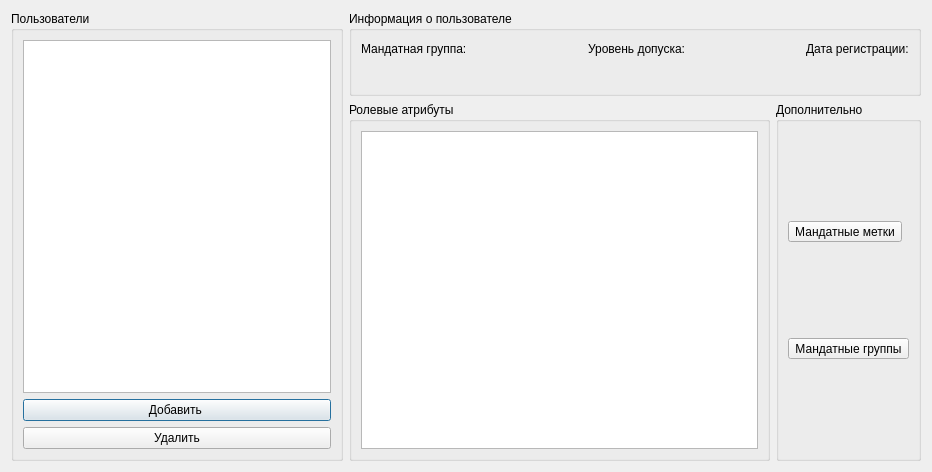
<?xml version="1.0" encoding="UTF-8"?>
<ui version="4.0">
 <class>Users</class>
 <widget class="QDialog" name="Users">
  <property name="geometry">
   <rect>
    <x>0</x>
    <y>0</y>
    <width>932</width>
    <height>472</height>
   </rect>
  </property>
  <property name="windowTitle">
   <string>Пользователи и группы</string>
  </property>
  <layout class="QGridLayout" name="gridLayout_3">
   <item row="0" column="0" rowspan="2">
    <widget class="QGroupBox" name="users_groupBox">
     <property name="title">
      <string>Пользователи</string>
     </property>
     <layout class="QGridLayout" name="gridLayout">
      <item row="0" column="0">
       <widget class="QListView" name="users_listView">
        <property name="font">
         <font>
          <family>Arimo</family>
          <pointsize>16</pointsize>
          <weight>75</weight>
          <bold>true</bold>
         </font>
        </property>
       </widget>
      </item>
      <item row="1" column="0">
       <layout class="QVBoxLayout" name="ButtonsLayout">
        <item>
         <widget class="QPushButton" name="AddUser_Button">
          <property name="text">
           <string>Добавить </string>
          </property>
         </widget>
        </item>
        <item>
         <widget class="QPushButton" name="DeleteUser_Button">
          <property name="text">
           <string>Удалить</string>
          </property>
         </widget>
        </item>
       </layout>
      </item>
     </layout>
    </widget>
   </item>
   <item row="0" column="1" colspan="2">
    <widget class="QGroupBox" name="userinfo_groupBox">
     <property name="title">
      <string>Информация о пользователе</string>
     </property>
     <layout class="QGridLayout" name="gridLayout_2">
      <item row="0" column="0">
       <widget class="QLabel" name="mandatorygroup_label">
        <property name="text">
         <string>Мандатная группа:</string>
        </property>
       </widget>
      </item>
      <item row="0" column="1">
       <spacer name="horizontalSpacer">
        <property name="orientation">
         <enum>Qt::Horizontal</enum>
        </property>
        <property name="sizeHint" stdset="0">
         <size>
          <width>115</width>
          <height>18</height>
         </size>
        </property>
       </spacer>
      </item>
      <item row="0" column="2">
       <widget class="QLabel" name="macm_label">
        <property name="text">
         <string>Уровень допуска:</string>
        </property>
       </widget>
      </item>
      <item row="0" column="3">
       <spacer name="horizontalSpacer_2">
        <property name="orientation">
         <enum>Qt::Horizontal</enum>
        </property>
        <property name="sizeHint" stdset="0">
         <size>
          <width>114</width>
          <height>18</height>
         </size>
        </property>
       </spacer>
      </item>
      <item row="0" column="4">
       <widget class="QLabel" name="RegistrationDate_label">
        <property name="text">
         <string>Дата регистрации:</string>
        </property>
       </widget>
      </item>
      <item row="1" column="4">
       <widget class="QLabel" name="registrationdate_label_2">
        <property name="text">
         <string/>
        </property>
       </widget>
      </item>
      <item row="1" column="2">
       <widget class="QLabel" name="macm_label_2">
        <property name="text">
         <string/>
        </property>
       </widget>
      </item>
      <item row="1" column="1">
       <spacer name="horizontalSpacer_3">
        <property name="orientation">
         <enum>Qt::Horizontal</enum>
        </property>
        <property name="sizeHint" stdset="0">
         <size>
          <width>65</width>
          <height>20</height>
         </size>
        </property>
       </spacer>
      </item>
      <item row="1" column="3">
       <spacer name="horizontalSpacer_4">
        <property name="orientation">
         <enum>Qt::Horizontal</enum>
        </property>
        <property name="sizeHint" stdset="0">
         <size>
          <width>85</width>
          <height>18</height>
         </size>
        </property>
       </spacer>
      </item>
      <item row="1" column="0">
       <widget class="QLabel" name="mandatorygroup_label_2">
        <property name="text">
         <string/>
        </property>
       </widget>
      </item>
     </layout>
    </widget>
   </item>
   <item row="1" column="2">
    <widget class="QGroupBox" name="additional_groupBox">
     <property name="title">
      <string>Дополнительно</string>
     </property>
     <layout class="QVBoxLayout" name="verticalLayout">
      <item>
       <widget class="QToolButton" name="MandatoryMarksEditor_toolButton">
        <property name="autoFillBackground">
         <bool>false</bool>
        </property>
        <property name="inputMethodHints">
         <set>Qt::ImhNone</set>
        </property>
        <property name="text">
         <string>Мандатные метки</string>
        </property>
        <property name="icon">
         <iconset>
          <normaloff>../Загрузки/key.png</normaloff>../Загрузки/key.png</iconset>
        </property>
        <property name="iconSize">
         <size>
          <width>128</width>
          <height>128</height>
         </size>
        </property>
        <property name="checkable">
         <bool>false</bool>
        </property>
        <property name="toolButtonStyle">
         <enum>Qt::ToolButtonTextBesideIcon</enum>
        </property>
       </widget>
      </item>
      <item>
       <widget class="QToolButton" name="MandatoryGroupsEditor_toolButton">
        <property name="text">
         <string>Мандатные группы</string>
        </property>
        <property name="toolButtonStyle">
         <enum>Qt::ToolButtonTextBesideIcon</enum>
        </property>
       </widget>
      </item>
     </layout>
    </widget>
   </item>
   <item row="1" column="1">
    <widget class="QGroupBox" name="RoleAtributes_groupBox">
     <property name="title">
      <string>Ролевые атрибуты</string>
     </property>
     <layout class="QVBoxLayout" name="verticalLayout_2">
      <item>
       <widget class="QListWidget" name="RoleAtributes_listWidget"/>
      </item>
     </layout>
    </widget>
   </item>
  </layout>
 </widget>
 <resources/>
 <connections/>
</ui>
